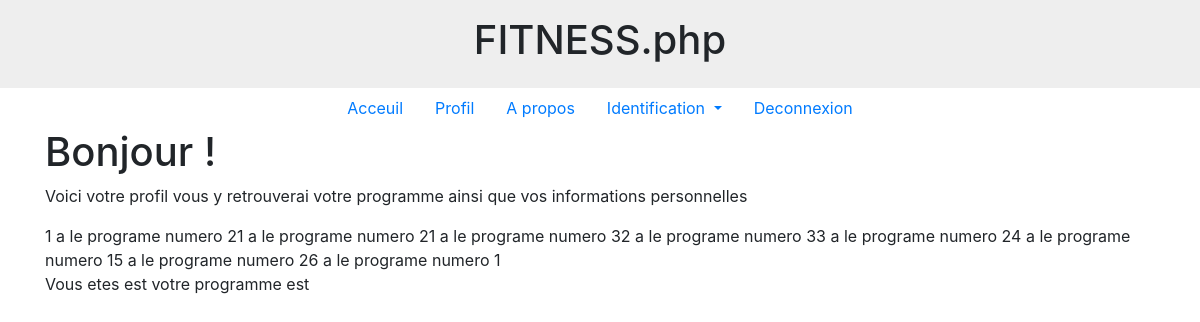
/profil.php, run on the app's committed database.
### tables this page shows
CREATE TABLE IF NOT EXISTS `assos_user_prog` (
  `id_user` int(11) NOT NULL,
  `id_prog` int(11) NOT NULL,
  KEY `id_user` (`id_user`,`id_prog`),
  KEY `id_prog` (`id_prog`)
);

### programme.php (the view, shortened to what this page needs)
<?php
class programme
{
    public function AfficheProg($prog)
    {
        $BddPhpexo = new PDO('mysql:host=localhost; dbname=applisportive; charset=utf8', 'root', '');
        $requete = $BddPhpexo->query('SELECT `id_user`,`id_prog` FROM `assos_user_prog`');
        while ($resultat = $requete->fetch()) {
            echo  $resultat['id_user'];
            echo  " a le programe numero " . $resultat['id_prog'];
        }
    }
}
?>

### profil.php (shortened to what this page needs)
<?php require("programme.php"); ?>
<!DOCTYPE html>
<html lang="en">
<head>
    <link rel="stylesheet" href="https://stackpath.bootstrapcdn.com/bootstrap/4.4.1/css/bootstrap.min.css">
    <link rel="stylesheet" href="css/identification.css">
</head>
<body>
    <nav>
        <div class="w-100 p-3" style="background-color: #eee;">
            <ul class=" nav justify-content-center">
                <li class="nav-item">
                    <a>
                        <h1>FITNESS<span class="tld">.php</span></h1>
                    </a>
                </li>
            </ul>
        </div>
        <ul class="nav justify-content-center ">
            <li class="nav-item">
                <a class="nav-link active" href="index.php">Acceuil</a>
            </li>
            <li class="nav-item">
                <a class="nav-link" href="#">Profil</a>
            </li>
            <li class="nav-item">
                <a class="nav-link" href="#">A propos</a>
            </li>
            <li class="nav-item dropdown">
                <a class="nav-link dropdown-toggle" href="#" id="navbarDropdown" role="button" data-toggle="dropdown" aria-haspopup="true" aria-expanded="false">Identification
                </a>
            <li class="nav-item">
                <a class="nav-link" href="deconnexion.php">Deconnexion</a>
            </li>
        </ul>
    </nav>
    <div class="container">
        <?php
        echo " <h1> Bonjour " . $_SESSION['pseudo'] . " !" . "</h1>";
        ?>
        <p> Voici votre profil vous y retrouverai votre programme ainsi que vos informations personnelles</p>
        <?php
        $prog = new programme();
        $prog->AfficheProg($prog);
        echo "<p>Vous etes " . $_SESSION['pseudo'] . " est votre programme est </p> "
        ?>
</body>
</html>

### css/identification.css (style rules this page uses)
.container { width: 100%; padding-right: 15px; padding-left: 15px; margin-right: auto; margin-left: auto; }

### data on the page
assos_user_prog: id_user "1", id_prog "2"
assos_user_prog: id_user "1", id_prog "2"
assos_user_prog: id_user "1", id_prog "3"
assos_user_prog: id_user "2", id_prog "3"
assos_user_prog: id_user "3", id_prog "2"
assos_user_prog: id_user "4", id_prog "1"
assos_user_prog: id_user "5", id_prog "2"
assos_user_prog: id_user "6", id_prog "1"
